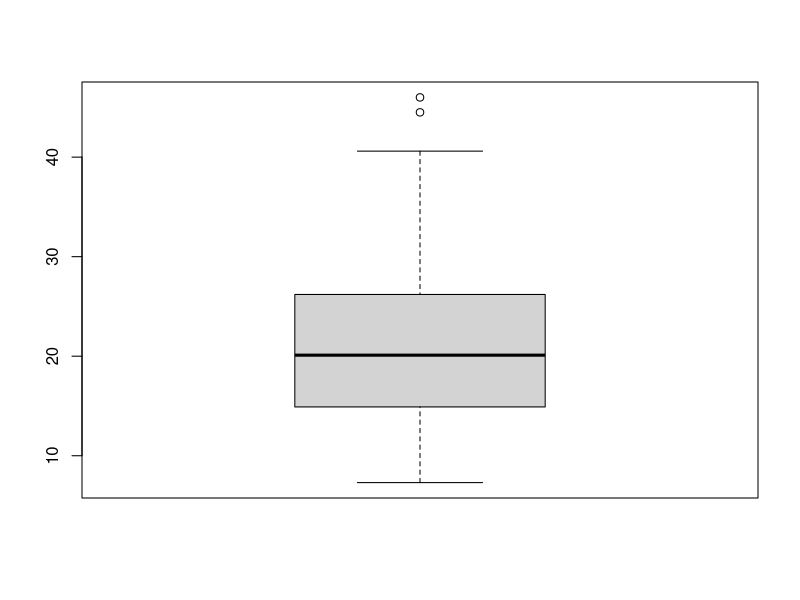
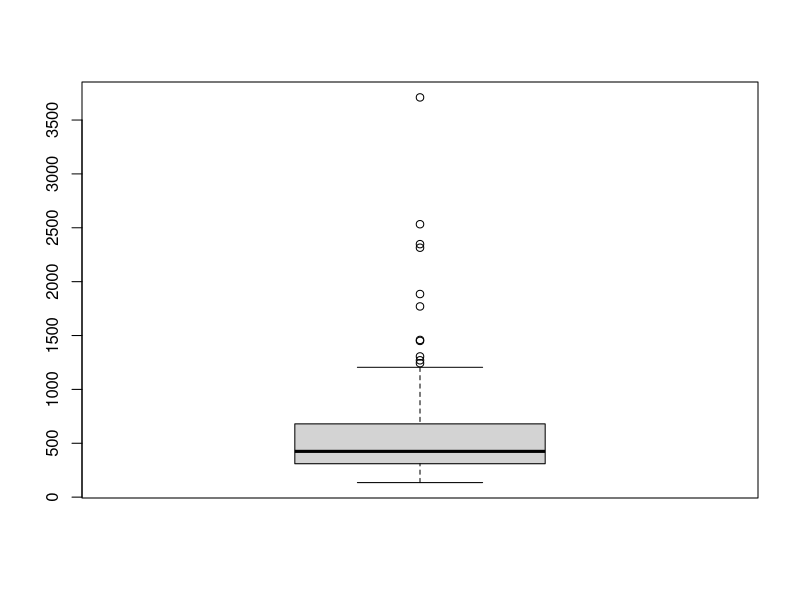
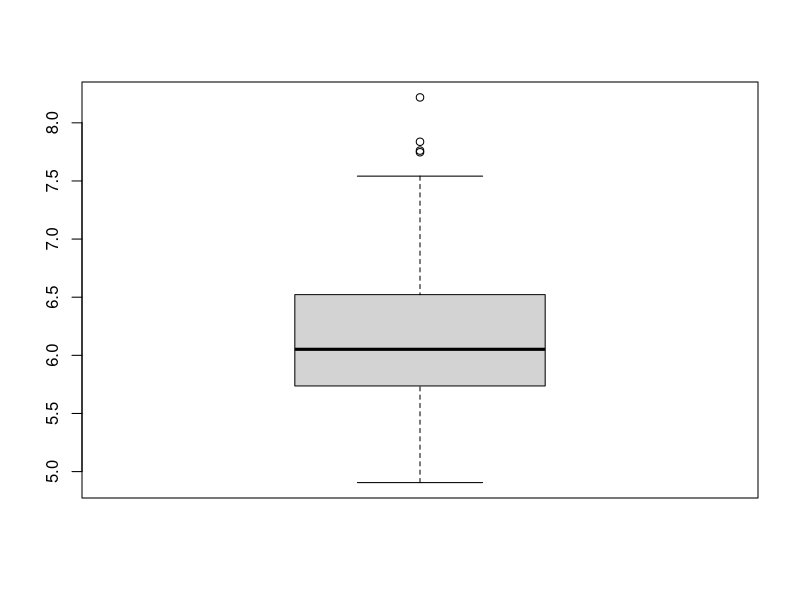

Recreate these plots in R, in order. (Note: this script raises an error after producing the figures.)
#This is the R code for Applied Unsupervised Learning with R, lesson 6

#load the dataset for US Arrests
data(USArrests)
head(USArrests)

#create a boxplot for rape arrests
boxplot(USArrests$Rape)

#find the highest values (in this case, the outliers)
highest<-USArrests[which(USArrests$Rape>40),]
print(highest)

#load the rivers dataset
data(rivers)
head(rivers)
boxplot(rivers)

#perform a logarithm transformation and look at the resulting boxplot
log_rivers<-log(rivers)
boxplot(log_rivers)

#find the interquartile range of the rivers data
iqr<-unname(quantile(rivers,.75)-quantile(rivers,.25))

#find the upper and lower limits for non-outlier data
upper_limit<-unname(quantile(rivers,.75)+1.5*iqr)
lower_limit<-unname(quantile(rivers,.25)-1.5*iqr)

#classify outliers as points outside our defined upper and lower limits
rivers[which(rivers>upper_limit | rivers<lower_limit)]

#define different limits based on preference
upper_limit<-unname(quantile(rivers,.75)+3*iqr)
lower_limit<-unname(quantile(rivers,.25)-3*iqr)

#load rivers data
data(rivers)

#get the standard deviation of rivers data
st_dev<-sd(rivers)

#determine the z-scores of the data
z_scores<-(rivers-mean(rivers))/st_dev

#classify outliers based on observations with z_scores above or below 2
outliers<-rivers[which(z_scores>2 | z_scores<(-2))]

#rename columns of height-weight data
names(raw)<-c('index','height','weight')

#plot the height-weight data and observe the patterns
plot(raw$height,raw$weight)

#calculate the centroid of the data
centroid<-c(mean(raw$height),mean(raw$weight))

#example of the distance between a given point and the centroid
example_distance<-raw[1,c('height','weight')]-centroid

#get the covariance matrix of the data, and that matrix's inverse
cov_mat<-cov(raw[,c('height','weight')])
inv_cov_mat<-solve(cov_mat)

#get the mahalanobis distance between our point and the centroid of the dataset:
mahalanobis_dist<-t(matrix(as.numeric(example_distance)))%*% matrix(inv_cov_mat,nrow=2) %*% matrix(as.numeric(example_distance))

#run a loop that calculates a mahalanobis distance for every point
all_distances<-NULL

k<-1
while(k<=nrow(raw)){
the_distance<-raw[k,c('height','weight')]-centroid
mahalanobis_dist<-t(matrix(as.numeric(the_distance)))%*% matrix(inv_cov_mat,nrow=2) %*% matrix(as.numeric(the_distance))
all_distances<-c(all_distances,mahalanobis_dist)
k<-k+1
}

#plot all observations that have particularly high mahalanobis distances
plot(raw$height,raw$weight)
points(raw$height[which(all_distances>quantile(all_distances,.9))],raw$weight[which(all_distances>quantile(all_distances,.9))],col='red',pch=19)

#seasonality modeling

#clean the raw seasonality data
names(raw)<-c('month','sales')
raw<-raw[1:108,]
raw$period<-1:nrow(raw)

#find the time trend in the data
timetrend<-lm(sales~period+I(log(period)),data=raw)

#obtain fitted values for the time trend
raw$timetrend<-predict(timetrend,raw)

#de-trend the data and plot the result
raw$withouttimetrend<-raw$sales-raw$timetrend
plot(raw$withouttimetrend,type='o')

#create a matrix of monthly data, and get the mean value for each month
seasonsmatrix = t(matrix(data = raw$withouttimetrend, nrow = 12))
seasons = colMeans(seasonsmatrix, na.rm = T)

#create a 9-year repetition of the monthly averages
raw$seasons<-c(rep(seasons,9))

#obtain de-trended, de-cycled data and plot it
raw$error<-raw$sales-raw$timetrend-raw$seasons
plot(raw$error,type='o')

#plot all elements of seasonality modeling together
par(mfrow=c(3,1))
plot(raw$timetrend,type='o')
plot(raw$seasons,type='o')
plot(raw$error,type='o')

#get the standard deviation of the de-trended, de-cycled data
stdev<-sd(raw$error)

#find which data points are more than 2 standard deviations away from the mean of the data
high_outliers<-which(raw$error>(mean(raw$error)+2*sd(raw$error)))
low_outliers<-which(raw$error<(mean(raw$error)-2*sd(raw$error)))

#Examine the observations that we have classified as outliers.

raw[high_outliers,]
raw[low_outliers,]

#plot the points that we have classified as outliers
plot(raw$period,raw$sales,type='o')
points(raw$period[high_outliers],raw$sales[high_outliers],pch=19,col='red')
points(raw$period[low_outliers],raw$sales[low_outliers],pch=19,col='blue')


#create the data for contextual and collective anomalies
x<-1:round(2*pi*100+100)/100
y<-rep(0,round(2*pi*100)+100)
y[1:314]<-sin(x[1:314])
y[415:728]<-sin(x[315:628])
y[100]<-0

#plot the data for contextual and collective anomalies
plot(x,y,type='o')

#calculate a first difference
difference_y<-y[2:length(y)]-y[1:(length(y)-1)]

#boxplot of lag
boxplot(lag_y)

#detect collective anomalies
changes<-NULL
ks<-NULL
k<-51

while(k<(length(y)-50)){
changes<-c(changes,max(abs(y[k-50]),abs(y[k+50])))
ks<-c(ks,k)
k<-k+1
}

boxplot(changes)

#find the collective anomaly
print(ks[which(changes==min(changes))]) 
print(y[ks[which(changes==min(changes))]]) 



